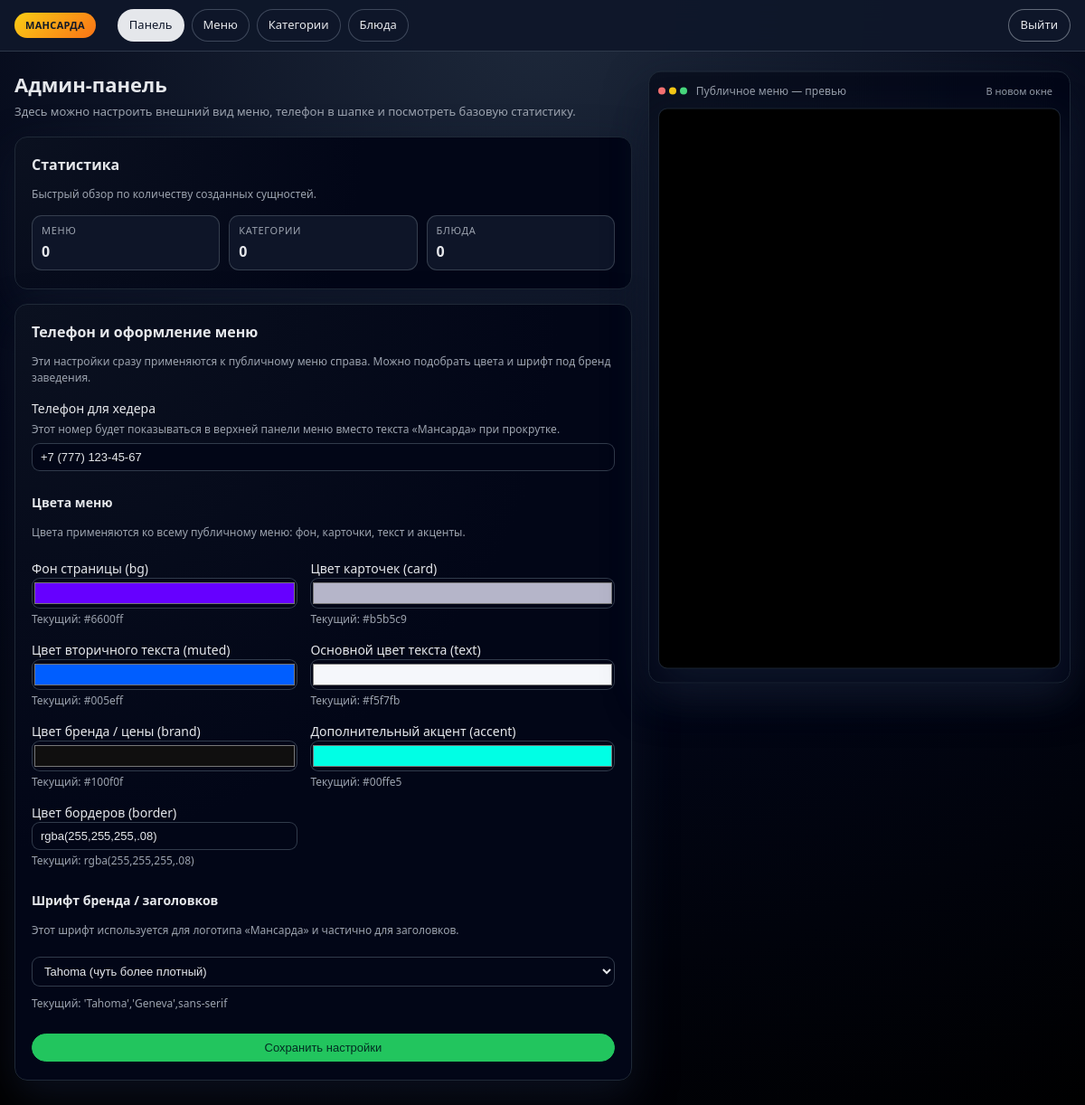
/admin (signed in), run on the app's committed database.
### app.py (models this page shows)
class Settings(db.Model):
    __tablename__ = "settings"
    id = db.Column(db.Integer, primary_key=True)
    phone = db.Column(db.String(64), default="")
    bg = db.Column(db.String(64), default="#121015")
    card = db.Column(db.String(64), default="#181820")
    muted = db.Column(db.String(64), default="#9aa3b2")
    text = db.Column(db.String(64), default="#f5f7fb")
    brand = db.Column(db.String(64), default="#ffbd2f")
    accent = db.Column(db.String(64), default="#4fd1c5")
    border = db.Column(db.String(64), default="rgba(255,255,255,.08)")
    brand_font = db.Column(
        db.String(255),
        default="system-ui,-apple-system,Segoe UI,Roboto,Ubuntu,Cantarell",
    )

### app.py (the view, shortened to what this page needs)
@app.route("/admin", methods=["GET", "POST"])
def admin_dashboard():
    if not session.get("is_admin"):
        return redirect(url_for("admin_login"))
    settings = get_settings()
    stats = {
        "menus": Menu.query.count(),
        "categories": Menu.query.count() if False else Category.query.count(),
        "dishes": Dish.query.count(),
    }
    return render_template("admin_dashboard.html", stats=stats, settings=settings)

### templates/admin_dashboard.html (shortened to what this page needs)
{% extends "base.html" %}
{% block body %}
  <div class="topbar">
    <span class="badge">Мансарда</span>
    <div class="nav">
      <a href="{{ url_for('admin_dashboard') }}" class="active">Панель</a>
      <a href="{{ url_for('admin_menus') }}">Меню</a>
      <a href="{{ url_for('admin_categories') }}">Категории</a>
      <a href="{{ url_for('admin_dishes') }}">Блюда</a>
    </div>
    <a class="btn right" href="{{ url_for('admin_logout') }}">Выйти</a>
  </div>
  <div class="container">
    <div class="admin-shell">
      <div class="admin-main">
        <h1 class="page-title">Админ-панель</h1>
        <p class="page-subtitle">
          Здесь можно настроить внешний вид меню, телефон в шапке и посмотреть базовую статистику.
        </p>
        <div class="card">
          <h2>Статистика</h2>
          <p class="small muted">Быстрый обзор по количеству созданных сущностей.</p>
          <div class="stats-grid mt">
            <div class="stat-pill">
              <span class="stat-label">Меню</span>
              <span class="stat-value">{{ stats.menus }}</span>
            </div>
            <div class="stat-pill">
              <span class="stat-label">Категории</span>
              <span class="stat-value">{{ stats.categories }}</span>
            </div>
            <div class="stat-pill">
              <span class="stat-label">Блюда</span>
              <span class="stat-value">{{ stats.dishes }}</span>
            </div>
          </div>
        </div>
        <div class="card mt-lg">
          <h2>Телефон и оформление меню</h2>
          <p class="small muted">
            Эти настройки сразу применяются к публичному меню справа. Можно подобрать цвета и шрифт под бренд заведения.
          </p>
          <form method="post" class="mt">
            <div>
              <label>Телефон для хедера</label>
              <p class="small muted" style="margin:4px 0 6px;">
                Этот номер будет показываться в верхней панели меню вместо текста «Мансарда» при прокрутке.
              </p>
              <input
                name="phone"
                value="{{ settings.phone or '' }}"
                placeholder="+7 (777) 123-45-67"
              >
            </div>
            <h3 class="mt" style="margin-bottom:4px; font-size:14px;">Цвета меню</h3>
            <p class="small muted" style="margin:0 0 10px;">
              Цвета применяются ко всему публичному меню: фон, карточки, текст и акценты.
            </p>
            <div class="grid2">
              <div>
                <label>Фон страницы (bg)</label>
                <input
                  type="color"
                  name="bg"
                  value="{{ settings.bg or '#121015' }}"
                >
                <small class="muted small">
                  Текущий: {{ settings.bg or '#121015' }}
                </small>
              </div>
              <div>
                <label>Цвет карточек (card)</label>
                <input
                  type="color"
                  name="card"
                  value="{{ settings.card or '#181820' }}"
                >
                <small class="muted small">
                  Текущий: {{ settings.card or '#181820' }}
                </small>
              </div>
              <div>
                <label>Цвет вторичного текста (muted)</label>
                <input
                  type="color"
                  name="muted"
                  value="{{ settings.muted or '#9aa3b2' }}"
                >
                <small class="muted small">
                  Текущий: {{ settings.muted or '#9aa3b2' }}
                </small>
              </div>
              <div>
                <label>Основной цвет текста (text)</label>
                <input
                  type="color"
                  name="text"
                  value="{{ settings.text or '#f5f7fb' }}"
                >
                <small class="muted small">
                  Текущий: {{ settings.text or '#f5f7fb' }}
                </small>
              </div>
              <div>
                <label>Цвет бренда / цены (brand)</label>
                <input
                  type="color"
                  name="brand"
                  value="{{ settings.brand or '#ffbd2f' }}"
                >
                <small class="muted small">
                  Текущий: {{ settings.brand or '#ffbd2f' }}
                </small>
              </div>
              <div>
                <label>Дополнительный акцент (accent)</label>
                <input
                  type="color"
                  name="accent"
                  value="{{ settings.accent or '#4fd1c5' }}"
                >
                <small class="muted small">
                  Текущий: {{ settings.accent or '#4fd1c5' }}
                </small>
              </div>
              <div>
                <label>Цвет бордеров (border)</label>
                <input
                  name="border"
                  value="{{ settings.border or 'rgba(255,255,255,.08)' }}"
                  placeholder="rgba(255,255,255,.08) или #222222"
                >
                <small class="muted small">
                  Текущий: {{ settings.border or 'rgba(255,255,255,.08)' }}
                </small>
              </div>
            </div>
            <h3 class="mt" style="margin-bottom:4px; font-size:14px;">Шрифт бренда / заголовков</h3>
            <p class="small muted" style="margin:0 0 10px;">
              Этот шрифт используется для логотипа «Мансарда» и частично для заголовков.
            </p>
            <select name="brand_font">
              <option
                value="'Tahoma','Geneva',sans-serif"
                {% if settings.brand_font == "'Tahoma','Geneva',sans-serif" %}
                  selected
                {% endif %}
              >
                Tahoma (чуть более плотный)
              </option>
            </select>
            <small class="muted small">
              Текущий: {{ settings.brand_font or 'system-ui,-apple-system,Segoe UI,Roboto,Ubuntu,Cantarell' }}
            </small>
            <button class="btn btn-primary mt" type="submit">Сохранить настройки</button>
          </form>
        </div>
      </div>
      <aside class="admin-preview">
        <div class="card preview-card">
          <div class="preview-header">
            <div class="preview-dots">
              <span class="dot red"></span>
              <span class="dot yellow"></span>
              <span class="dot green"></span>
            </div>
            <span class="preview-title">Публичное меню — превью</span>
            <a
              class="btn btn-ghost btn-xs"
              href="{{ url_for('index') }}"
              target="_blank"
            >
              В новом окне
            </a>
          </div>
          <iframe
            src="{{ url_for('index') }}"
            class="preview-frame"
            loading="lazy"
          ></iframe>
        </div>
      </aside>
    </div>
  </div>
{% endblock %}

### templates/base.html (shortened to what this page needs)
<!doctype html>
<html lang="ru">
  <head>
  </head>
  <body>
    {% block body %}{% endblock %}
  </body>
</html>

### templates/base.html (style rules this page uses)
:root { --bg:#020617; --bg-alt:#0b1120; --card:#020617; --card-soft:#0f172a; --border:#1f2937; --text:#e5e7eb; --muted:#9ca3af; --accent:#22c55e; --accent-soft:rgba(34,197,94,.12); --danger:#ef4444; --danger-soft:rgba(248,113,113,.14); --info-soft:rgba(59,130,246,.14); --radius:14px; --shadow:0 18px 45px rgba(15,23,42,.7); }
* { box-sizing:border-box; }
body { margin:0; font:14px/1.5 system-ui,-apple-system,Segoe UI,Roboto,Ubuntu,Cantarell; background: radial-gradient(circle at top,#1e293b 0,#020617 55%,#000 100%); color:var(--text); }
a { color:inherit; }
.container { max-width:1200px; margin:0 auto; padding:20px 16px 40px; }
.topbar { position:sticky; top:0; z-index:20; display:flex; align-items:center; gap:16px; padding:10px 16px; border-bottom:1px solid rgba(148,163,184,.24); background:rgba(15,23,42,.96); backdrop-filter:blur(18px); }
.badge { background:linear-gradient(135deg,#facc15,#f97316); color:#111827; padding:6px 12px; border-radius:999px; font-weight:700; letter-spacing:.03em; text-transform:uppercase; font-size:11px; }
.nav { display:flex; gap:8px; padding-left:8px; }
.nav a { padding:7px 12px; border-radius:999px; border:1px solid rgba(148,163,184,.35); font-size:13px; text-decoration:none; color:#e5e7eb; background:rgba(15,23,42,.7); transition:.18s ease-in-out; }
.nav a.active { background:#e5e7eb; color:#0f172a; border-color:transparent; }
.right { margin-left:auto; }
.btn { display:inline-flex; align-items:center; justify-content:center; gap:6px; padding:7px 13px; border-radius:999px; border:1px solid rgba(156,163,175,.6); background:rgba(15,23,42,.9); color:#e5e7eb; cursor:pointer; font-size:13px; text-decoration:none; transition:.18s ease-in-out; }
.btn-primary { background:#22c55e; border-color:#22c55e; color:#022c22; }
.btn-ghost { background:transparent; border-color:transparent; color:var(--muted); padding:4px 10px; }
.btn-xs { font-size:11px; padding:2px 8px; }
input,select,textarea { width:100%; padding:7px 9px; border:1px solid rgba(55,65,81,.9); border-radius:9px; font-size:13px; background:#020617; color:var(--text); }
input[type="color"] { padding:0; height:34px; }
input::placeholder,textarea::placeholder { color:rgba(148,163,184,.7); }
form { display:grid; gap:10px; }
.grid2 { display:grid; grid-template-columns:1.4fr 1.6fr; gap:14px; }
.mt { margin-top:14px; }
.mt-lg { margin-top:22px; }
.muted { color:var(--muted); }
.small { font-size:12px; }
.page-title { font-size:22px; font-weight:650; margin:0 0 4px; }
.page-subtitle { margin:0 0 18px; font-size:13px; color:var(--muted); }
.card { background:radial-gradient(circle at top left,#0b1120,#020617 55%,#020617 100%); border-radius:var(--radius); padding:18px 18px 20px; border:1px solid var(--border); box-shadow:var(--shadow); }
.card h2 { margin:0 0 8px; font-size:16px; }
.card + .card { margin-top:16px; }
.stats-grid { display:grid; grid-template-columns:repeat(auto-fit,minmax(120px,1fr)); gap:10px; }
.stat-pill { background:rgba(15,23,42,.95); border-radius:11px; padding:8px 10px; border:1px solid rgba(55,65,81,.95); font-size:13px; }
.stat-pill span { display:block; }
.stat-label { font-size:11px; text-transform:uppercase; color:var(--muted); letter-spacing:.06em; }
.stat-value { font-size:16px; font-weight:700; margin-top:2px; }
.admin-shell { display:flex; align-items:flex-start; gap:18px; }
.admin-main { flex:1 1 0; min-width:0; }
.admin-preview { width:40%; min-width:320px; position:sticky; top:78px; }
.preview-card { padding:10px; }
.preview-header { display:flex; align-items:center; gap:10px; margin-bottom:8px; }
.preview-dots { display:flex; gap:4px; }
.dot { width:8px; height:8px; border-radius:999px; }
.dot.red { background:#f97373; }
.dot.yellow { background:#facc15; }
.dot.green { background:#4ade80; }
.preview-title { font-size:12px; color:var(--muted); }
.preview-frame { width:100%; height:620px; border-radius:10px; border:1px solid rgba(31,41,55,.9); background:#000; box-shadow:0 18px 45px rgba(15,23,42,.95); }

### data on the page
Settings: phone "+7 (777) 123-45-67", bg "#6600ff", card "#b5b5c9", muted "#005eff", text "#f5f7fb", brand "#100f0f", accent "#00ffe5", border "rgba(255,255,255,.08)", brand_font "Tahoma (чуть более плотный)", brand_font "'Tahoma','Geneva',sans-serif"

### other printed values
{{ stats.menus }} "0"
{{ stats.categories }} "0"
{{ stats.dishes }} "0"
